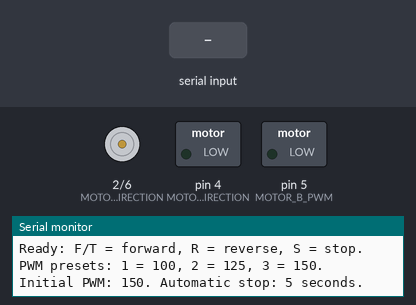
Recording of a sketch running on a simulated Arduino Uno, built with avr-gcc and run on an emulated ATmega328P. Parts: direction and speed pins drawn as motors (green arrow = direction pin HIGH = forward, orange = LOW = backward, longer = more drive), switched loads named in the sketch (green lamp = pin HIGH), the last lines printed to the serial monitor. The inputs (shaded band) are chosen by the test bench.

Above: at 1.2 s.
1.3 s: "F\n" received over Serial
At 1.8 s:
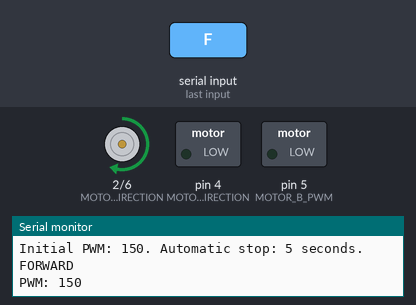
2.8 s: byte 83 ('S') received over Serial
At 4.0 s:
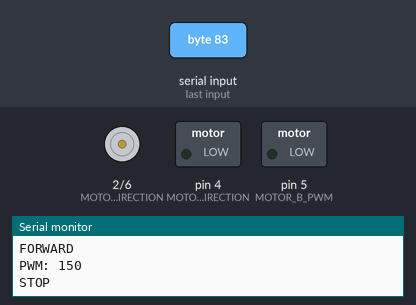
4.3 s: byte 82 ('R') received over Serial
At 5.3 s:
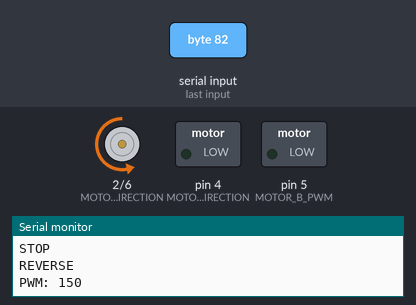
7.3 s: "S\n" received over Serial
At 7.6 s:
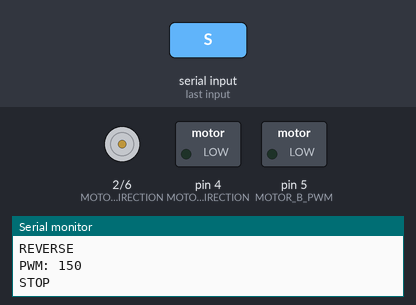
8.8 s: "f\n" received over Serial
At 9.9 s:
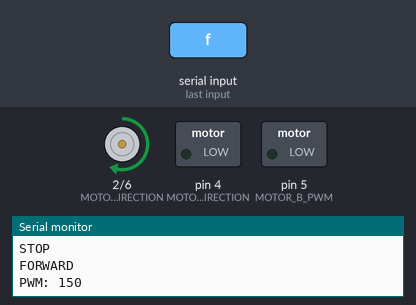
Timing chart, 0 to 15.3 s (numbered marks = the images above; inputs shaded):
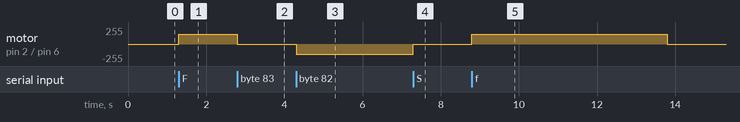

The sketch:

shield_motor_test.ino
```cpp
// KEYES L298P V1 shield: one motor on socket A1.
// Channel A: D6 = PWM, D2 = direction.
// Channel B remains disabled.

const byte MOTOR_A_PWM = 6;
const byte MOTOR_A_DIRECTION = 2;
const byte MOTOR_B_PWM = 5;
const byte MOTOR_B_DIRECTION = 4;

const unsigned long TEST_DURATION_MS = 5000;
const unsigned long RESTART_DELAY_MS = 1000;

byte selectedPwm = 150;
bool testRunning = false;
unsigned long testStartedAt = 0;
unsigned long stoppedAt = 0;

void stopMotor() {
  analogWrite(MOTOR_A_PWM, 0);
  testRunning = false;
  stoppedAt = millis();
}

void setup() {
  pinMode(MOTOR_A_PWM, OUTPUT);
  pinMode(MOTOR_A_DIRECTION, OUTPUT);
  pinMode(MOTOR_B_PWM, OUTPUT);
  pinMode(MOTOR_B_DIRECTION, OUTPUT);

  analogWrite(MOTOR_B_PWM, 0);
  digitalWrite(MOTOR_A_DIRECTION, LOW);
  digitalWrite(MOTOR_B_DIRECTION, LOW);
  stopMotor();

  Serial.begin(9600);
  Serial.println("Ready: F/T = forward, R = reverse, S = stop.");
  Serial.println("PWM presets: 1 = 100, 2 = 125, 3 = 150.");
  Serial.println("Initial PWM: 150. Automatic stop: 5 seconds.");
}

void loop() {
  // Check the timeout before processing new commands.
  if (testRunning &&
      millis() - testStartedAt >= TEST_DURATION_MS) {
    stopMotor();
    Serial.println("STOP: timeout");
  }

  if (Serial.available() > 0) {
    char command = Serial.read();

    if (command == 'S' || command == 's') {
      stopMotor();
      Serial.println("STOP");
    } else if (command >= '1' && command <= '3') {
      selectedPwm = 100 + (command - '1') * 25;

      if (testRunning) {
        analogWrite(MOTOR_A_PWM, selectedPwm);
      }

      Serial.print("Selected PWM: ");
      Serial.println(selectedPwm);
    } else if (command == 'F' || command == 'f' ||
               command == 'T' || command == 't' ||
               command == 'R' || command == 'r') {
      if (testRunning) {
        Serial.println("Stop before starting another test.");
      } else if (millis() - stoppedAt < RESTART_DELAY_MS) {
        Serial.println("Wait before restarting.");
      } else {
        bool reverse = (command == 'R' || command == 'r');
        digitalWrite(MOTOR_A_DIRECTION, reverse ? LOW : HIGH);

        testStartedAt = millis();
        testRunning = true;
        analogWrite(MOTOR_A_PWM, selectedPwm);

        Serial.println(reverse ? "REVERSE" : "FORWARD");
        Serial.print("PWM: ");
        Serial.println(selectedPwm);
      }
    } else if (command != '\n' && command != '\r') {
      Serial.println("Unknown command. Use F, R, S, 1, 2 or 3.");
    }
  }
}
```

Measured:
- after the input at 1.3 s, motor on pin 2 (MOTOR_A_DIRECTION) / pin 6 (MOTOR_A_PWM): stopped → forward 150/255 at once
- after the input at 2.8 s, motor on pin 2 (MOTOR_A_DIRECTION) / pin 6 (MOTOR_A_PWM): forward 150/255 → stopped at once
- after the input at 4.3 s, motor on pin 2 (MOTOR_A_DIRECTION) / pin 6 (MOTOR_A_PWM): stopped → backward 150/255 at once
- after the input at 7.3 s, motor on pin 2 (MOTOR_A_DIRECTION) / pin 6 (MOTOR_A_PWM): backward 150/255 → stopped at once
- after the input at 8.8 s, motor on pin 2 (MOTOR_A_DIRECTION) / pin 6 (MOTOR_A_PWM): stopped → forward 150/255 at once, → stopped 5.0 s later
